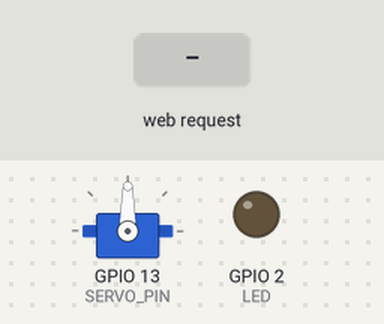
Recording of a sketch running on a simulated ESP32. On the bench: servo, output pins drawn as LEDs (lit = HIGH). The inputs (shaded band) are chosen by the test bench. WiFi joins after 1.5 s; servers stay silent unless stated; what the sketch prints to the serial monitor is not drawn.

Above: at 2.7 s.
2.8 s: HTTP request GET /set?led=1 received
At 3.3 s:
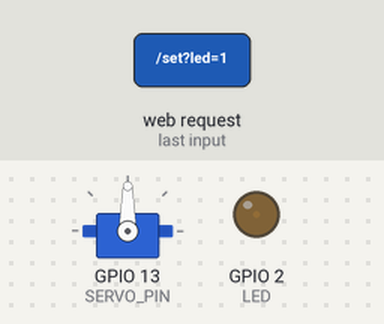
4.3 s: HTTP request GET /set?led=120 received
At 5.5 s:
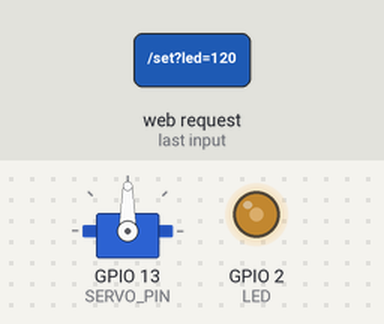
5.8 s: HTTP request GET /set?servo=1 received
At 6.8 s:
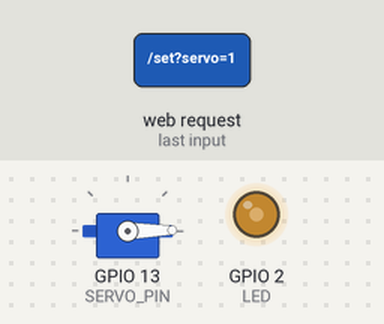
7.3 s: HTTP request GET /set?led=0 received
At 8.0 s:
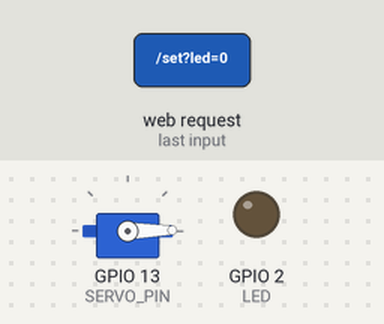
8.8 s: HTTP request GET /set?servo=120 received
At 9.1 s:
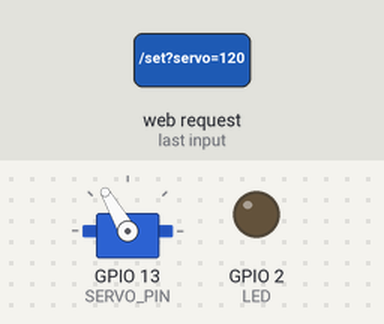
10.3 s: HTTP request GET /set?led=1&servo=1 received
At 11.4 s:
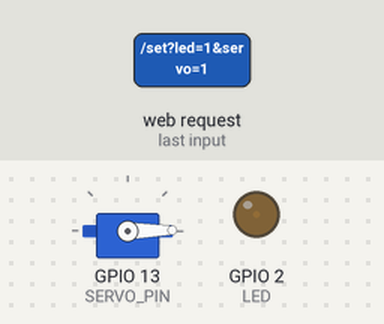
Timing chart, 0 to 12.8 s (numbered marks = the images above; inputs shaded):
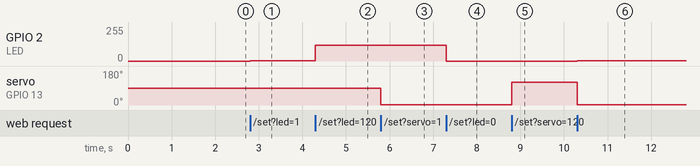

The sketch:

esp32_servo_led_web.ino
```cpp
// Runs a Wi-Fi web server on an ESP32 that serves an HTML page with sliders and handles requests to update LED PWM brightness and a servo angle.
//
// Full tutorial: https://shillehtek.com/blogs/news/esp32-servo-web-sliders-led-control
// Parts used: https://shillehtek.com/products/esp32-dev-board-cp2102-type-c-4mb
//             https://shillehtek.com/products/mg995-metal-gear-servo-motor-12kg-high-torque-180-degree-diy
//             https://shillehtek.com/products/shillehtek-universal-power-supply-module
// More examples: https://github.com/shillehbean/shillehtek-examples
//

#include <WiFi.h>
#include <WebServer.h>
#include <ESP32Servo.h>

const char* SSID = "YourNetwork";
const char* PASS = "YourPassword";
const int LED = 2, SERVO_PIN = 13;

WebServer server(80);
Servo servo;
int ledVal = 0, servoVal = 90;

const char PAGE[] PROGMEM = R"HTML(
<!DOCTYPE html><html><head><meta name='viewport' content='width=device-width,initial-scale=1'>
<style>body{font-family:sans-serif;text-align:center;padding:20px}
input{width:90%;height:40px}h2{margin:30px 0 5px}</style></head><body>
<h1>ESP32 Sliders</h1>
<h2>LED brightness: <span id='lv'>0</span></h2>
<input type='range' min='0' max='255' value='0' oninput='send("led",this.value,"lv")'>
<h2>Servo angle: <span id='sv'>90</span>°</h2>
<input type='range' min='0' max='180' value='90' oninput='send("servo",this.value,"sv")'>
<script>
function send(k,v,id){document.getElementById(id).textContent=v;fetch('/set?'+k+'='+v);}
</script></body></html>)HTML";

void handleSet() {
  if (server.hasArg("led"))   { ledVal   = server.arg("led").toInt();   analogWrite(LED, ledVal); }
  if (server.hasArg("servo")) { servoVal = server.arg("servo").toInt(); servo.write(servoVal); }
  server.send(200, "text/plain", "ok");
}

void setup() {
  Serial.begin(115200);
  pinMode(LED, OUTPUT);
  servo.attach(SERVO_PIN, 500, 2400);          // pulse range for most hobby servos
  servo.write(servoVal);

  WiFi.begin(SSID, PASS);
  while (WiFi.status() != WL_CONNECTED) delay(250);
  Serial.println("Open http://" + WiFi.localIP().toString());

  server.on("/",    []() { server.send_P(200, "text/html", PAGE); });
  server.on("/set", handleSet);
  server.begin();
}

void loop() { server.handleClient(); }
```

Measured:
- after the input at 2.8 s, GPIO 2 (LED): 0/255 → 1/255 at once
- after the input at 4.3 s, GPIO 2 (LED): 1/255 → 120/255 at once
- after the input at 5.8 s, servo on GPIO 13 (SERVO_PIN): 90° → 1° at once
- after the input at 7.3 s, GPIO 2 (LED): 120/255 → 0/255 at once
- after the input at 8.8 s, servo on GPIO 13 (SERVO_PIN): 1° → 120° at once
- after the input at 10.3 s, GPIO 2 (LED): 0/255 → 1/255 at once; servo on GPIO 13 (SERVO_PIN): 120° → 1° at once
